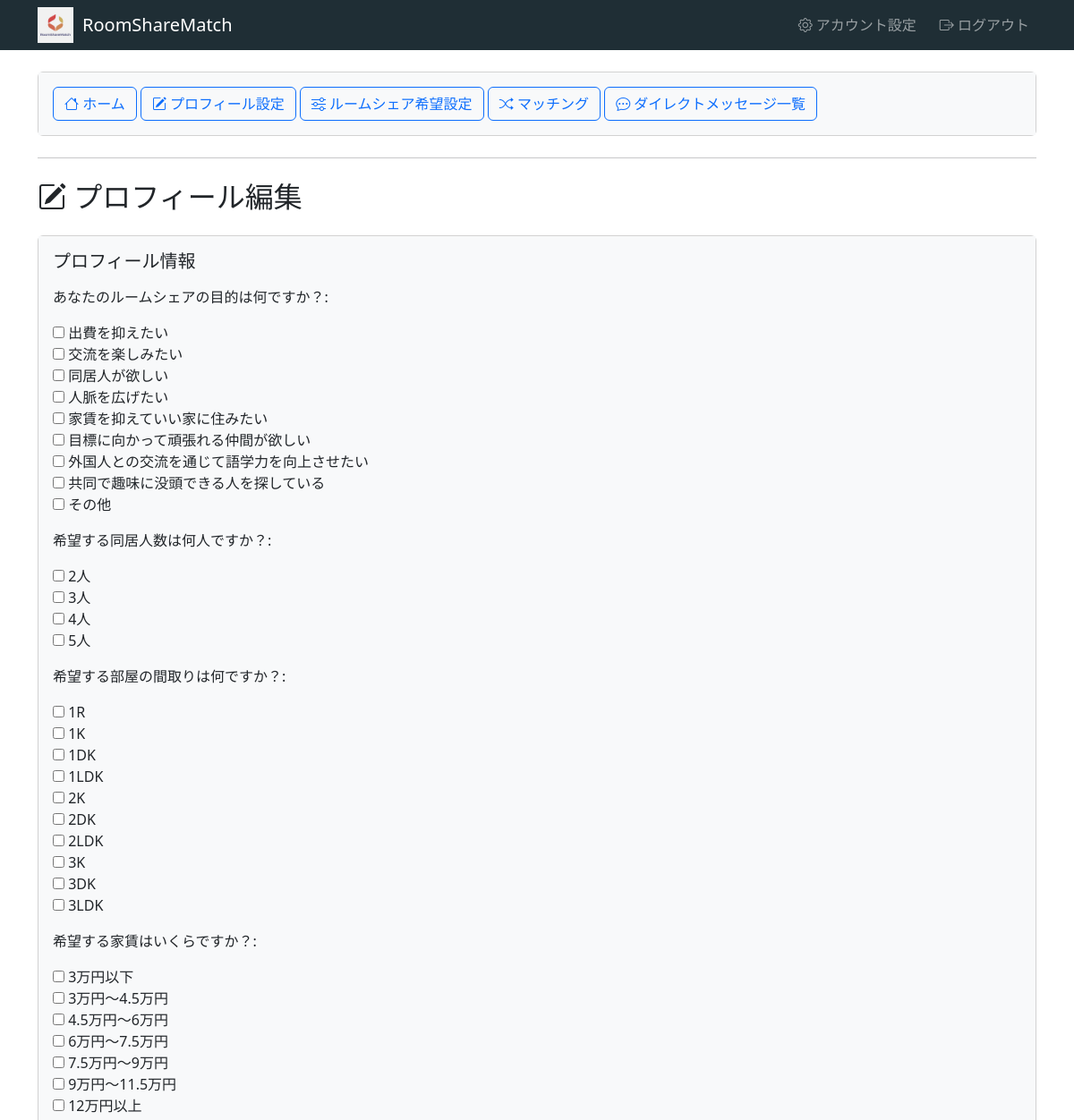
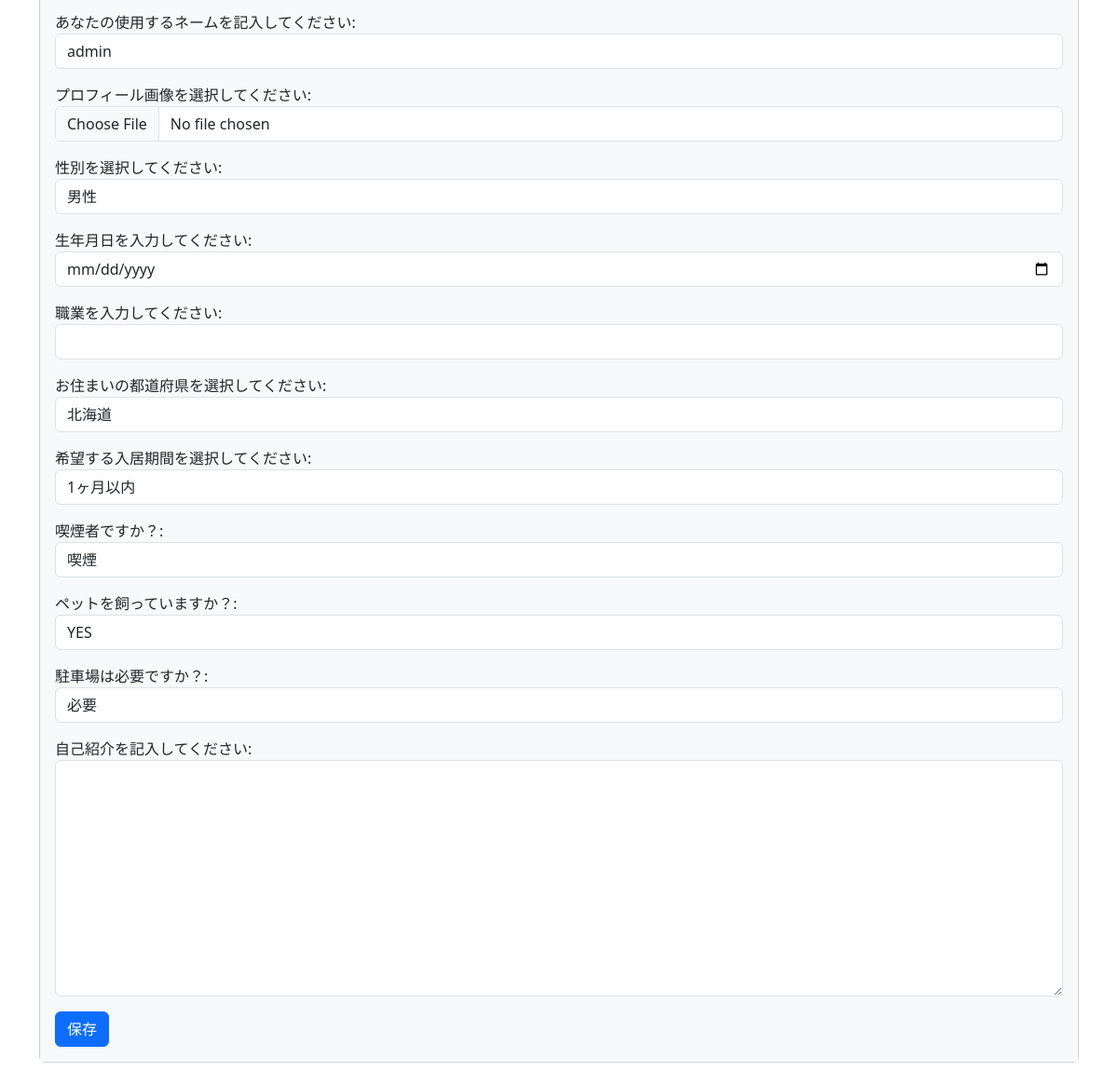
Screenshot of /user_home/matching_profile/ (signed in) with the database file from the repository (2 pictures, top to bottom).
### main_app/models.py (models this page shows, shortened)
class UserProfile(models.Model):
    user = models.OneToOneField(User, on_delete=models.CASCADE)
    user_name = models.CharField(max_length=30, blank=True, null=True)
    profile_image = models.ImageField(upload_to='profile_images/', default='')
    sex = models.CharField(max_length=10, blank=True, null=True)
    day_of_birth = models.DateField(blank=True, null=True)
    profession = models.CharField(max_length=50, blank=True, null=True)
    prefecture = models.CharField(max_length=10, blank=True, null=True)
    period = models.CharField(max_length=10, blank=True, null=True)
    is_smoker = models.CharField(max_length=10, blank=True, null=True)
    has_pets = models.CharField(max_length=10, blank=True, null=True)
    parking = models.CharField(max_length=10, blank=True, null=True)
    self_introduction = models.TextField(blank=True, null=True)

### main_app/views.py (the view)
# urls.py: path('user_home/matching_profile/', views.matching_profile, name='matching_profile'),
@login_required
def matching_profile(request):
    if request.method == 'GET':
        context = get_matching_profile_context(request)
        return render(request, 'main_app/matching_profile.html', context)

### main_app/forms.py
class UserPurposeForm(forms.ModelForm):
    purpose_name = forms.MultipleChoiceField(
        choices=PURPOSE_CHOICES,
        label='あなたのルームシェアの目的は何ですか？',
        widget=forms.CheckboxSelectMultiple(),
    )
    class Meta:
        model = UserPurpose
        fields = ['purpose_name']
        widgets = {
            'user': forms.HiddenInput(),
        }

class UserDesiredCohabiteeForm(forms.ModelForm):
    cohabitation_number = forms.MultipleChoiceField(
        choices=DESIRED_COHABITEE_CHOICES,
        label='希望する同居人数は何人ですか？',
        widget=forms.CheckboxSelectMultiple(),
    )
    class Meta:
        model = UserDesiredCohabitee
        fields = ['cohabitation_number']
        widgets = {
            'user': forms.HiddenInput(),
        }

### main_app/views.py (called while the page is built)
def get_initial_model_form(request, model_class, form_class, field_name):
    objects = model_class.objects.filter(user=request.user)
    initial_model_form = form_class(initial={field_name: [getattr(object, field_name) for object in objects]})
    return initial_model_form

def get_matching_profile_context(request):
    purpose_form = get_initial_model_form(request, UserPurpose, UserPurposeForm, 'purpose_name')
    cohabitation_form = get_initial_model_form(request, UserDesiredCohabitee, UserDesiredCohabiteeForm, 'cohabitation_number')
    layout_form = get_initial_model_form(request, UserRoomLayout, UserRoomLayoutForm, 'layout')
    rent_form = get_initial_model_form(request, UserRent, UserRentForm, 'rent')
    user_profile_form = UserProfileForm(instance=UserProfile.objects.get(user=request.user))
    profile_form = Prefecture.objects.all()
    context = {
        'purpose_form': purpose_form,
        'cohabitation_form': cohabitation_form,
        'layout_form': layout_form,
        'rent_form': rent_form,
        'roommate_preference_form': user_profile_form,
        'profile_form': profile_form,
    }
    return context

### main_app/templates/main_app/matching_profile.html (shortened to what this page needs)
{% extends 'main_app/base.html' %}
{% block content %}
{% include 'main_app/menu_buttons.html' %}
<h2><i class="bi bi-pencil-square"></i> プロフィール編集</h2>
<div class="card mt-4">
  <div class="card-body" style="background-color: #f8f9fa;">
    <h5 class="card-title">プロフィール情報</h5>
      <form method="post" action="{% url 'main_app:update_matching_profile' %}" enctype="multipart/form-data">
        {{ purpose_form.as_p }}
        {{ cohabitation_form.as_p }}
        {{ layout_form.as_p }}
        {{ rent_form.as_p }}
        {{ roommate_preference_form.as_p }}
        <button type="submit" class="btn btn-primary">保存</button>
      </form>
  </div>
</div>
{% endblock content %}

### rows the page displays
UserProfile: user_name "admin", sex "男性", prefecture "北海道", period "1ヶ月以内", is_smoker "喫煙", has_pets "YES", parking "必要"
